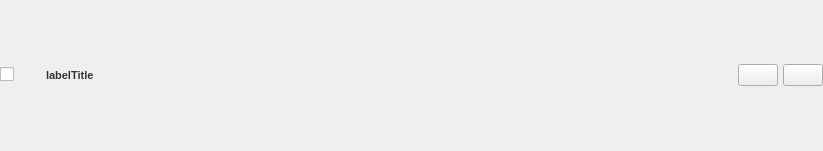
<?xml version="1.0" encoding="UTF-8"?>
<ui version="4.0">
 <class>ItemWidget</class>
 <widget class="QWidget" name="ItemWidget">
  <property name="geometry">
   <rect>
    <x>0</x>
    <y>0</y>
    <width>823</width>
    <height>151</height>
   </rect>
  </property>
  <property name="windowTitle">
   <string notr="true">ItemWidget</string>
  </property>
  <layout class="QGridLayout" name="gridLayout">
   <property name="margin">
    <number>0</number>
   </property>
   <property name="spacing">
    <number>5</number>
   </property>
   <item row="0" column="0">
    <widget class="QCheckBox" name="checkState">
     <property name="toolTip">
      <string>Active or deactivate module.</string>
     </property>
     <property name="text">
      <string/>
     </property>
    </widget>
   </item>
   <item row="0" column="1">
    <widget class="QLabel" name="labelIcon">
     <property name="minimumSize">
      <size>
       <width>22</width>
       <height>22</height>
      </size>
     </property>
     <property name="maximumSize">
      <size>
       <width>22</width>
       <height>22</height>
      </size>
     </property>
     <property name="text">
      <string notr="true"/>
     </property>
     <property name="scaledContents">
      <bool>true</bool>
     </property>
     <property name="indent">
      <number>0</number>
     </property>
    </widget>
   </item>
   <item row="0" column="2">
    <layout class="QVBoxLayout" name="verticalLayout">
     <item>
      <widget class="QLabel" name="labelTitle">
       <property name="sizePolicy">
        <sizepolicy hsizetype="Fixed" vsizetype="Preferred">
         <horstretch>0</horstretch>
         <verstretch>0</verstretch>
        </sizepolicy>
       </property>
       <property name="font">
        <font>
         <pointsize>8</pointsize>
         <weight>75</weight>
         <bold>true</bold>
        </font>
       </property>
       <property name="styleSheet">
        <string notr="true">color:#333333</string>
       </property>
       <property name="text">
        <string notr="true">labelTitle</string>
       </property>
      </widget>
     </item>
    </layout>
   </item>
   <item row="0" column="5">
    <widget class="QPushButton" name="pushEdit">
     <property name="toolTip">
      <string>Edit</string>
     </property>
     <property name="text">
      <string/>
     </property>
    </widget>
   </item>
   <item row="0" column="6">
    <widget class="QPushButton" name="pushDelete">
     <property name="toolTip">
      <string>Delete</string>
     </property>
     <property name="text">
      <string/>
     </property>
    </widget>
   </item>
   <item row="0" column="3">
    <widget class="QLabel" name="labelStatusIcon">
     <property name="minimumSize">
      <size>
       <width>16</width>
       <height>16</height>
      </size>
     </property>
     <property name="maximumSize">
      <size>
       <width>16</width>
       <height>16</height>
      </size>
     </property>
     <property name="text">
      <string/>
     </property>
     <property name="scaledContents">
      <bool>true</bool>
     </property>
    </widget>
   </item>
   <item row="0" column="4">
    <spacer name="horizontalSpacer">
     <property name="orientation">
      <enum>Qt::Horizontal</enum>
     </property>
     <property name="sizeHint" stdset="0">
      <size>
       <width>40</width>
       <height>20</height>
      </size>
     </property>
    </spacer>
   </item>
  </layout>
 </widget>
 <tabstops>
  <tabstop>checkState</tabstop>
  <tabstop>pushEdit</tabstop>
  <tabstop>pushDelete</tabstop>
 </tabstops>
 <resources/>
 <connections/>
</ui>
